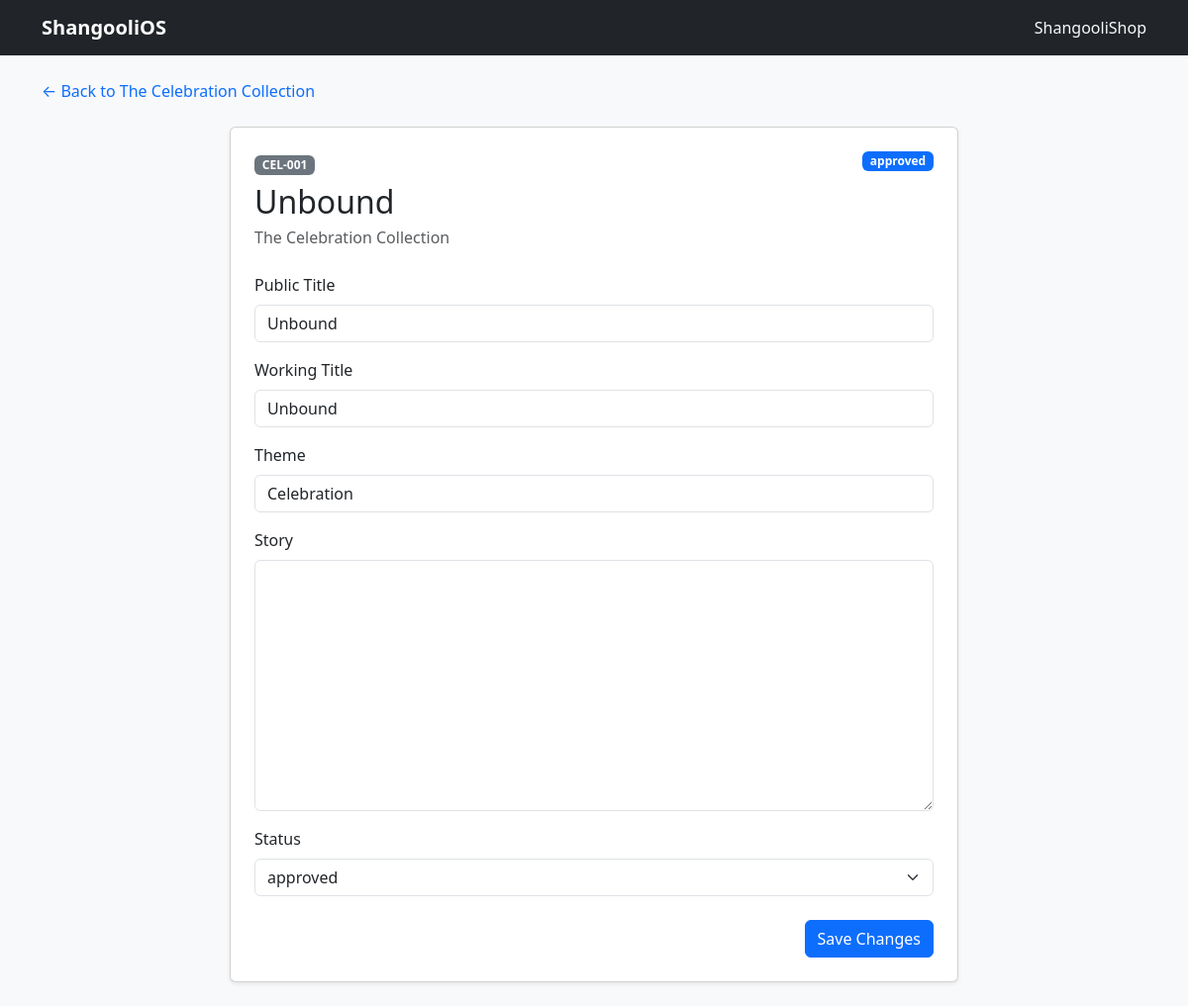
/artworks/CEL-001, run on the app's committed database.
### tables this page shows
CREATE TABLE collections (
    id INTEGER PRIMARY KEY AUTOINCREMENT,
    brand_id INTEGER,
    code TEXT NOT NULL UNIQUE,
    name TEXT NOT NULL UNIQUE,
    collection_type TEXT NOT NULL,
    vertical TEXT NOT NULL,
    target_artwork_count INTEGER,
    status TEXT NOT NULL DEFAULT 'planned',
    notes TEXT,
    created_at TEXT NOT NULL DEFAULT CURRENT_TIMESTAMP,
    updated_at TEXT NOT NULL DEFAULT CURRENT_TIMESTAMP,

    FOREIGN KEY (brand_id)
        REFERENCES brands(id)
);

CREATE TABLE artworks (
    id INTEGER PRIMARY KEY AUTOINCREMENT,
    artwork_code TEXT NOT NULL UNIQUE,
    collection_id INTEGER NOT NULL,
    sequence_number INTEGER NOT NULL,
    public_title TEXT NOT NULL,
    working_title TEXT,
    theme TEXT,
    status TEXT NOT NULL DEFAULT 'idea',
    created_at TEXT NOT NULL DEFAULT CURRENT_TIMESTAMP,
    updated_at TEXT NOT NULL DEFAULT CURRENT_TIMESTAMP, story TEXT,

    FOREIGN KEY (collection_id)
        REFERENCES collections(id),

    UNIQUE (collection_id, sequence_number)
);

### web/app.py (the view)
@app.get("/artworks/{artwork_code}")
def artwork_page(request: Request, artwork_code: str):
    artwork = get_artwork(artwork_code)
    if artwork is None:
        raise HTTPException(status_code=404, detail="Artwork not found")
    return templates.TemplateResponse(
        request=request,
        name="artwork.html",
        context={"artwork": artwork},
    )

### web/templates/artwork.html (shortened to what this page needs)
{% extends "base.html" %}
{% block content %}
<div class="mb-4">
    <a
        href="/collections/{{ artwork['collection_code'] }}"
        class="text-decoration-none"
    >
        ← Back to {{ artwork["collection_name"] }}
    </a>
</div>
<div class="row justify-content-center">
    <div class="col-lg-8">
        <div class="card shadow-sm">
            <div class="card-body p-4">
                <div class="d-flex justify-content-between align-items-start mb-4">
                    <div>
                        <span class="badge bg-secondary mb-2">
                            {{ artwork["artwork_code"] }}
                        </span>
                        <h1 class="h2 mb-1">
                            {{ artwork["public_title"] }}
                        </h1>
                        <p class="text-muted mb-0">
                            {{ artwork["collection_name"] }}
                        </p>
                    </div>
                    <span class="badge bg-primary">
                        {{ artwork["status"] }}
                    </span>
                </div>
                <form
                    method="post"
                    action="/artworks/{{ artwork['artwork_code'] }}"
                >
                    <div class="mb-3">
                        <label for="public_title" class="form-label">
                            Public Title
                        </label>
                        <input
                            id="public_title"
                            name="public_title"
                            type="text"
                            class="form-control"
                            value="{{ artwork['public_title'] }}"
                            required
                        >
                    </div>
                    <div class="mb-3">
                        <label for="working_title" class="form-label">
                            Working Title
                        </label>
                        <input
                            id="working_title"
                            name="working_title"
                            type="text"
                            class="form-control"
                            value="{{ artwork['working_title'] or '' }}"
                        >
                    </div>
                    <div class="mb-3">
                        <label for="theme" class="form-label">
                            Theme
                        </label>
                        <input
                            id="theme"
                            name="theme"
                            type="text"
                            class="form-control"
                            value="{{ artwork['theme'] or '' }}"
                        >
                    </div>
                    <div class="mb-3">
                        <label for="story" class="form-label">
                            Story
                        </label>
                        <textarea
                            id="story"
                            name="story"
                            rows="10"
                            class="form-control"
                        >{{ artwork["story"] or "" }}</textarea>
                    </div>
                    <div class="mb-4">
                        <label for="status" class="form-label">
                            Status
                        </label>
                        <select
                            id="status"
                            name="status"
                            class="form-select"
                        >
                            {% for option in [
                                "idea",
                                "creating",
                                "review",
                                "approved",
                                "production",
                                "listed",
                                "paused",
                                "retired"
                            ] %}
                            <option
                                value="{{ option }}"
                                {% if artwork["status"] == option %}selected{% endif %}
                            >
                                {{ option }}
                            </option>
                            {% endfor %}
                        </select>
                    </div>
                    <div class="d-flex justify-content-end">
                        <button
                            type="submit"
                            class="btn btn-primary"
                        >
                            Save Changes
                        </button>
                    </div>
                </form>
            </div>
        </div>
    </div>
</div>
{% endblock %}

### data on the page
collections: collection_name "The Celebration Collection"
artworks: artwork_code "CEL-001", public_title "Unbound", status "approved", working_title "Unbound", theme "Celebration"
